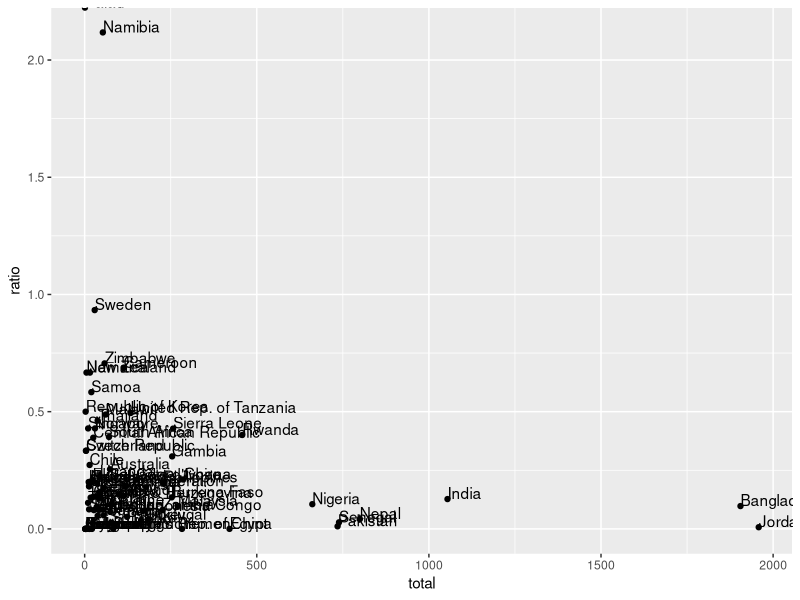
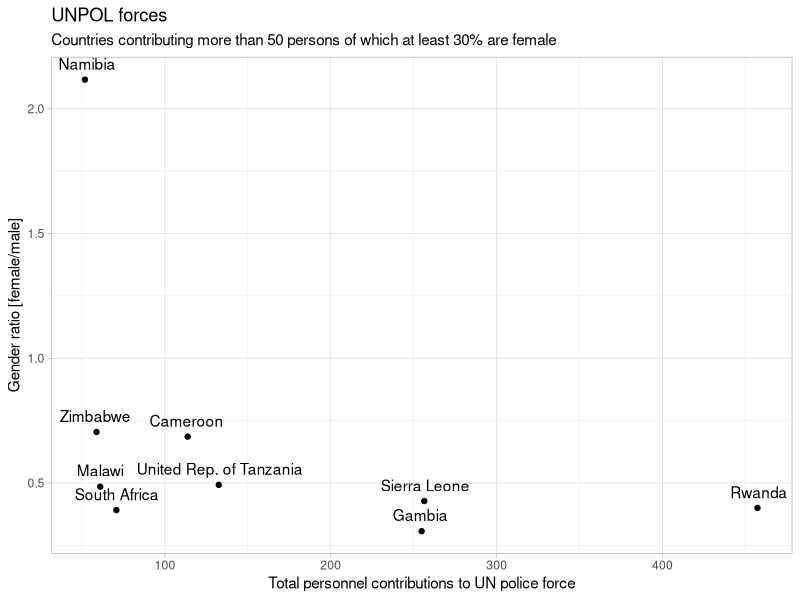

These charts were generated, in order, by the following R code:
## ---- chunk 1
knitr::opts_chunk$set(echo = TRUE)
## ---- chunk 2
library(foreign)

contrib <- as.data.frame(read.csv("UNPOL_contributing.csv"))

## Data from http://www.un.org/en/peacekeeping/publications/unpolmag/unpolmag_09.pdf


contrib$total <- contrib$male + contrib$female
contrib$ratio <- contrib$female / contrib$male

library(ggplot2)
ggplot(contrib, aes(total, ratio)) + geom_jitter() +geom_text(aes(label=country),hjust=0, vjust=0)

## ---- chunk 3
library(dplyr)
gender <- filter(contrib, contrib$ratio >= 0.3, contrib$total >= 50)


library(ggplot2)
ggplot(gender, aes(total, ratio)) +theme_light() + geom_jitter() +geom_text(aes(label=country),hjust=0.5, vjust=-0.8) + labs(x="Total personnel contributions to UN police force", y = "Gender ratio [female/male]", title="UNPOL forces", subtitle="Countries contributing more than 50 persons of which at least 30% are female")
